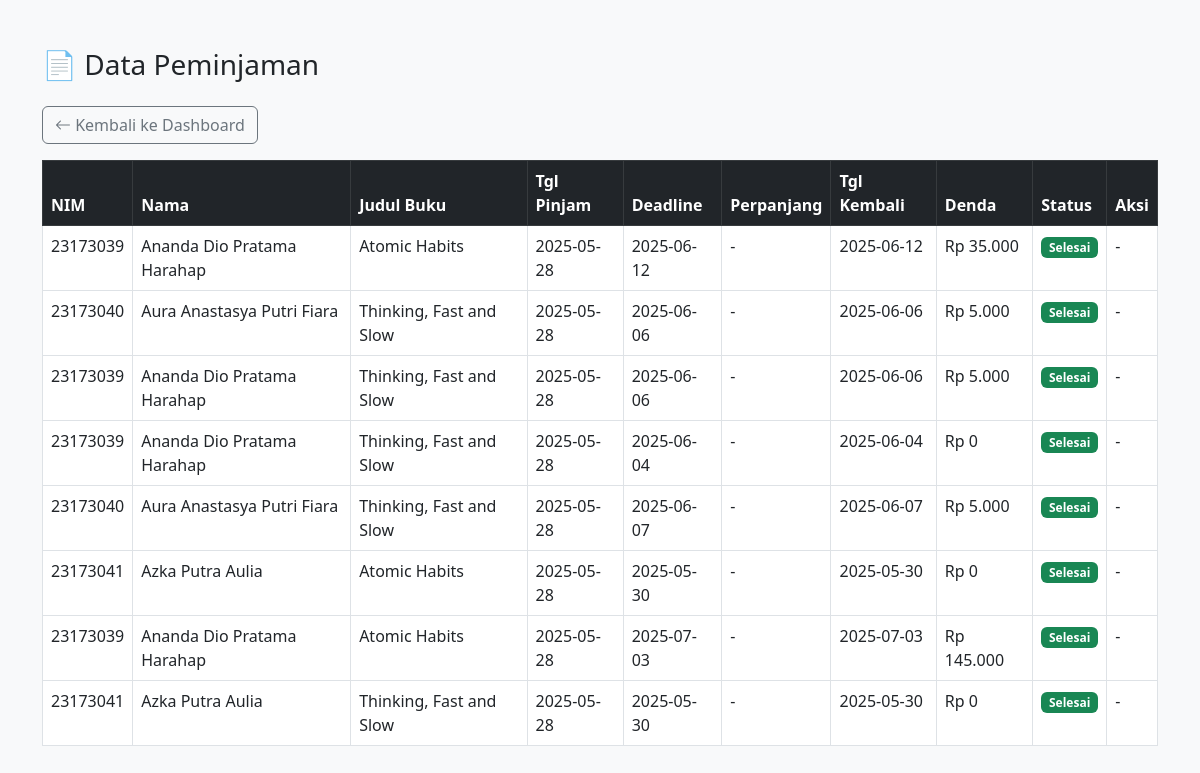
Screenshot of /perpustakaandio/admin/peminjaman.php (signed in) with the database file from the repository.
### tables this page shows
CREATE TABLE `riwayat_peminjaman` (
  `Id_Riwayat` int(11) NOT NULL,
  `NIM` varchar(10) DEFAULT NULL,
  `Kode_Buku` varchar(10) DEFAULT NULL,
  `Tgl_Peminjaman` date DEFAULT NULL,
  `Tgl_Pengembalian` date DEFAULT NULL,
  `Status` enum('Dalam Proses','Selesai') DEFAULT NULL,
  `Denda` int(11) DEFAULT 0
);

CREATE TABLE `data_buku` (
  `Kode_Buku` varchar(10) NOT NULL,
  `Judul_Buku` varchar(100) DEFAULT NULL,
  `Pengarang` varchar(100) DEFAULT NULL,
  `Penerbit` varchar(100) DEFAULT NULL,
  `Tahun_Terbit` year(4) DEFAULT NULL,
  `Stok` int(11) DEFAULT 0,
  `Gambar` text DEFAULT NULL
);

### perpustakaandio/admin/peminjaman.php (the view, shortened to what this page needs)
<?php
include "../koneksi.php";
$data = $conn->query("
    SELECT r.*, b.Judul_Buku, l.Nickname
    FROM riwayat_peminjaman r
    JOIN data_buku b ON b.Kode_Buku = r.Kode_Buku
    JOIN login l ON l.NIM = r.NIM
    ORDER BY r.Status ASC, r.Tgl_Peminjaman DESC
");
?>
<!DOCTYPE html>
<html lang="id">
<head>
    <link href="https://cdn.jsdelivr.net/npm/bootstrap@5.3.0/dist/css/bootstrap.min.css" rel="stylesheet">
    <link rel="stylesheet" href="https://cdn.jsdelivr.net/npm/bootstrap-icons/font/bootstrap-icons.css">
</head>
<body class="bg-light">
<div class="container mt-5">
    <h3 class="mb-4">📄 Data Peminjaman</h3>
    <a href="index.php" class="btn btn-outline-secondary mb-3">
        <i class="bi bi-arrow-left"></i> Kembali ke Dashboard
    </a>
    <table class="table table-bordered bg-white">
        <thead class="table-dark">
        <tr>
            <th>NIM</th>
            <th>Nama</th>
            <th>Judul Buku</th>
            <th>Tgl Pinjam</th>
            <th>Deadline</th>
            <th>Perpanjang</th>
            <th>Tgl Kembali</th>
            <th>Denda</th>
            <th>Status</th>
            <th>Aksi</th>
        </tr>
        </thead>
        <tbody>
        <?php while ($row = $data->fetch_assoc()): ?>
            <?php if ($row['Status'] === 'Dalam Proses'): ?>
                <tr>
                    <td><?= $row['NIM'] ?></td>
                    <td><?= $row['Nickname'] ?></td>
                    <td><?= $row['Judul_Buku'] ?></td>
                    <td><?= $row['Tgl_Peminjaman'] ?></td>
                    <td><?= $row['Tgl_Pengembalian'] ?></td>
                    <td>
                        <form action="perpanjang.php" method="post">
                            <input type="hidden" name="id_riwayat" value="<?= $row['Id_Riwayat'] ?>">
                            <input type="date" name="tgl_baru" required class="form-control form-control-sm mb-1">
                            <button type="submit" class="btn btn-warning btn-sm w-100">Perpanjang</button>
                        </form>
                    </td>
                    <form method="post" action="proses_pengembalian.php">
                        <td>
                            <input type="date" name="tgl_real" class="form-control form-control-sm" required>
                            <input type="hidden" name="id_riwayat" value="<?= $row['Id_Riwayat'] ?>">
                            <input type="hidden" name="tgl_deadline" value="<?= $row['Tgl_Pengembalian'] ?>">
                            <input type="hidden" name="kode_buku" value="<?= $row['Kode_Buku'] ?>">
                        </td>
                        <td><i>Otomatis</i></td>
                        <td><span class="badge bg-warning text-dark"><?= $row['Status'] ?></span></td>
                        <td><button type="submit" class="btn btn-success btn-sm">Selesai</button></td>
                    </form>
                </tr>
            <?php else: ?>
                <tr>
                    <td><?= $row['NIM'] ?></td>
                    <td><?= $row['Nickname'] ?></td>
                    <td><?= $row['Judul_Buku'] ?></td>
                    <td><?= $row['Tgl_Peminjaman'] ?></td>
                    <td><?= $row['Tgl_Pengembalian'] ?></td>
                    <td>-</td>
                    <td><?= $row['Tgl_Pengembalian'] ?></td>
                    <td>Rp <?= number_format($row['Denda'], 0, ',', '.') ?></td>
                    <td><span class="badge bg-success">Selesai</span></td>
                    <td>-</td>
                </tr>
            <?php endif ?>
        <?php endwhile ?>
        </tbody>
    </table>
</div>
</body>
</html>

### rows the page displays
riwayat_peminjaman: NIM "23173039", login.Nickname "Ananda Dio Pratama Harahap", Kode_Buku.Judul_Buku "Atomic Habits", Tgl_Peminjaman "2025-05-28", Tgl_Pengembalian "2025-06-12", Denda "35.000"
riwayat_peminjaman: NIM "23173040", login.Nickname "Aura Anastasya Putri Fiara", Kode_Buku.Judul_Buku "Thinking, Fast and Slow", Tgl_Peminjaman "2025-05-28", Tgl_Pengembalian "2025-06-06", Denda "5.000"
riwayat_peminjaman: NIM "23173039", login.Nickname "Ananda Dio Pratama Harahap", Kode_Buku.Judul_Buku "Thinking, Fast and Slow", Tgl_Peminjaman "2025-05-28", Tgl_Pengembalian "2025-06-06", Denda "5.000"
riwayat_peminjaman: NIM "23173039", login.Nickname "Ananda Dio Pratama Harahap", Kode_Buku.Judul_Buku "Thinking, Fast and Slow", Tgl_Peminjaman "2025-05-28", Tgl_Pengembalian "2025-06-04", Denda "0"
riwayat_peminjaman: NIM "23173040", login.Nickname "Aura Anastasya Putri Fiara", Kode_Buku.Judul_Buku "Thinking, Fast and Slow", Tgl_Peminjaman "2025-05-28", Tgl_Pengembalian "2025-06-07", Denda "5.000"
riwayat_peminjaman: NIM "23173041", login.Nickname "Azka Putra Aulia", Kode_Buku.Judul_Buku "Atomic Habits", Tgl_Peminjaman "2025-05-28", Tgl_Pengembalian "2025-05-30", Denda "0"
riwayat_peminjaman: NIM "23173039", login.Nickname "Ananda Dio Pratama Harahap", Kode_Buku.Judul_Buku "Atomic Habits", Tgl_Peminjaman "2025-05-28", Tgl_Pengembalian "2025-07-03", Denda "145.000"
riwayat_peminjaman: NIM "23173041", login.Nickname "Azka Putra Aulia", Kode_Buku.Judul_Buku "Thinking, Fast and Slow", Tgl_Peminjaman "2025-05-28", Tgl_Pengembalian "2025-05-30", Denda "0"
